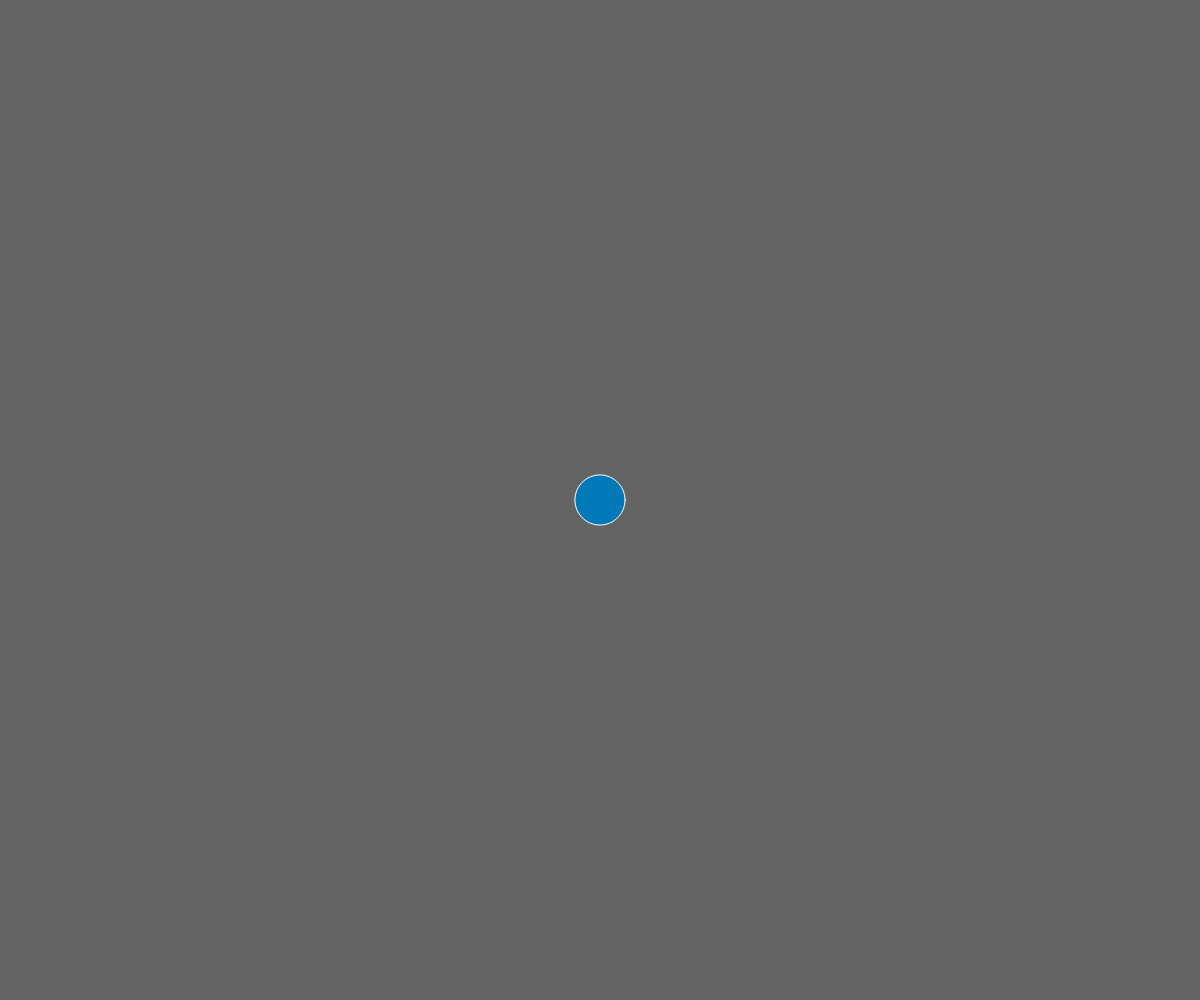
Frame 1 (no input)
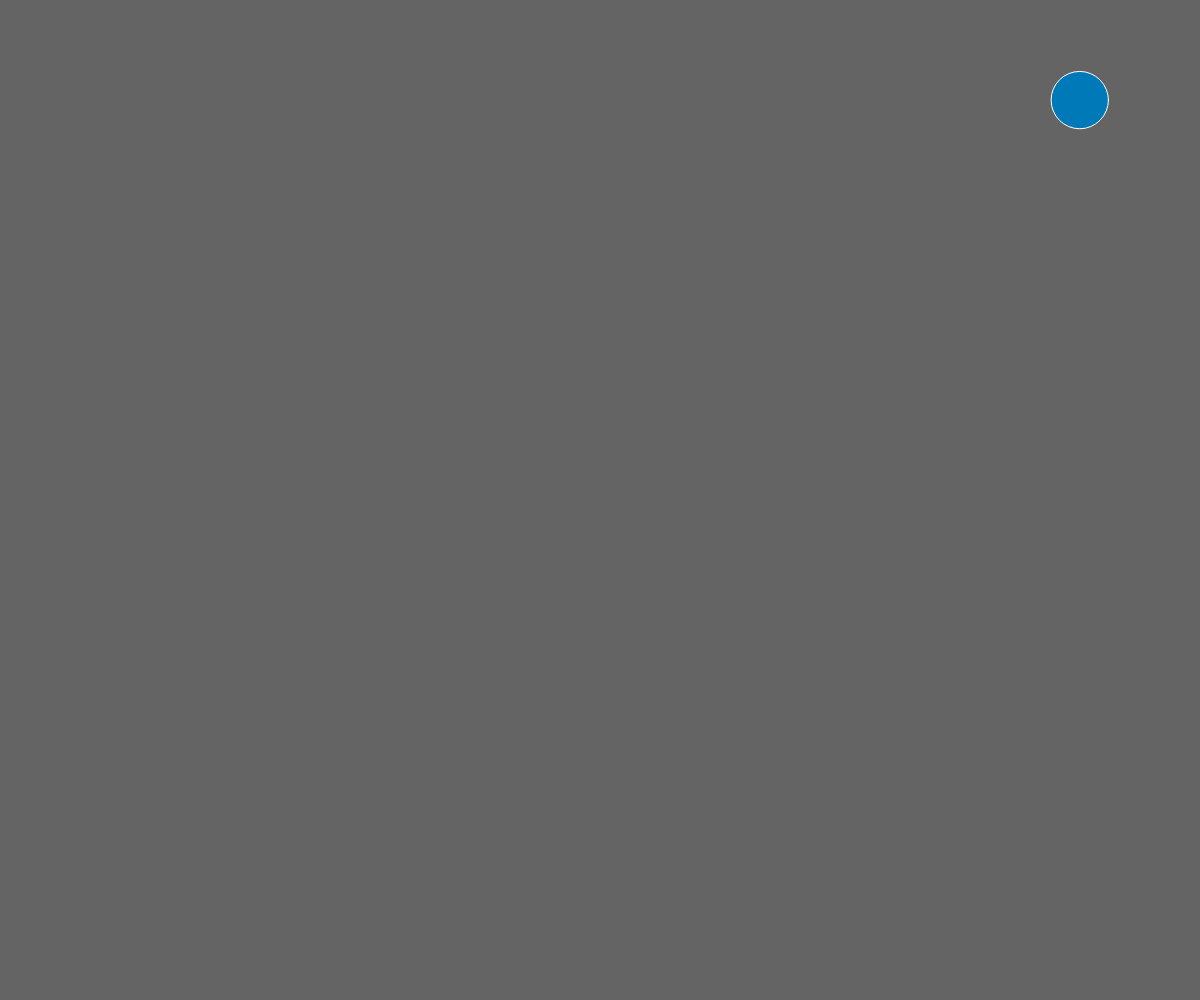
Frame 60 (no input)
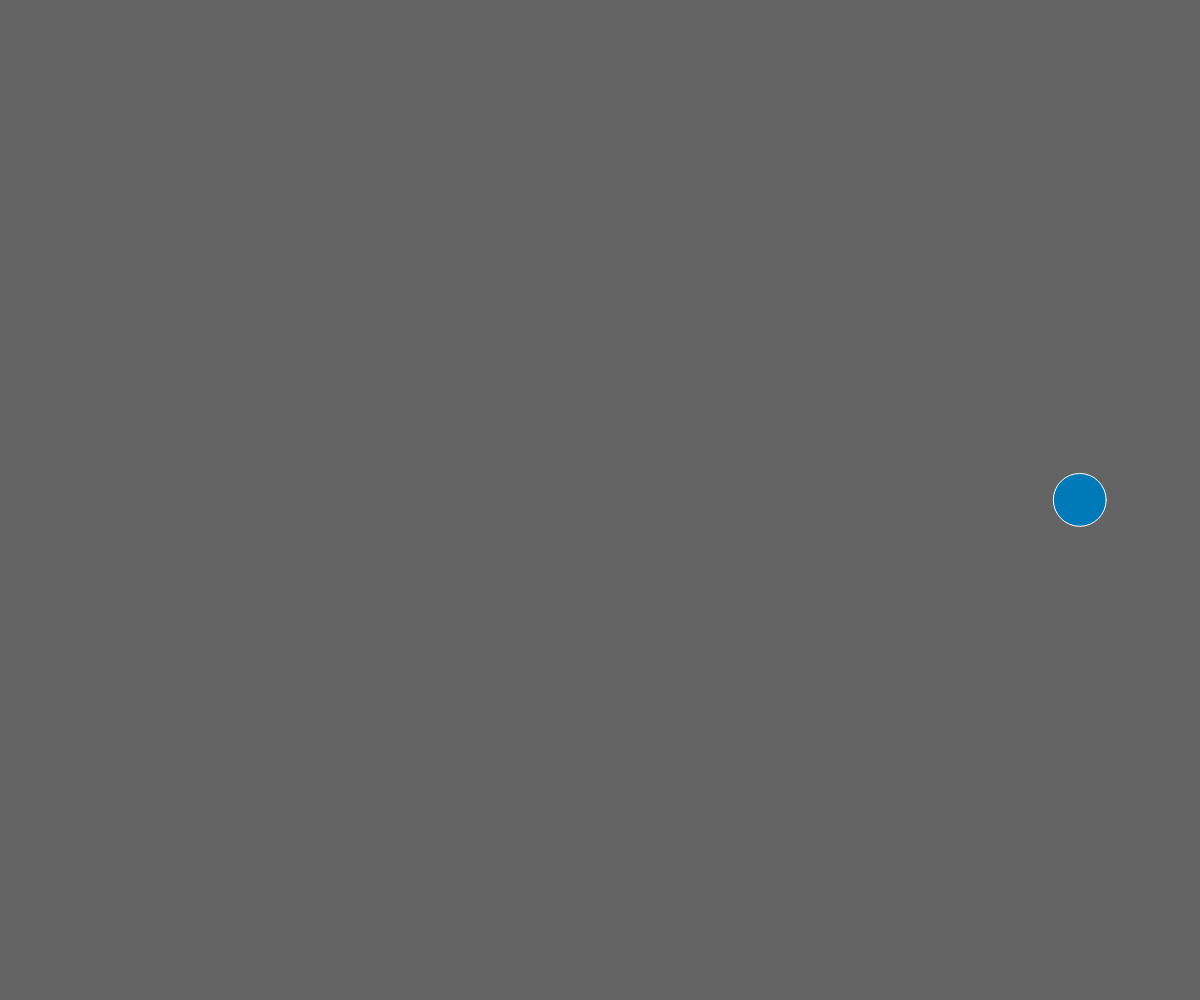
Frame 120 (the mouse pressed at the canvas centre since frame 60)

The p5.js sketch that drew these frames (run headless with seeded random() and noise() and a simulated clock; from frame 60 on, the mouse is pressed at the canvas centre):

// p5.js sketch
// ── sketch.js
var n_calib_rounds = 3;

// Global variables
var radius = 50.0;
var X, Y;
var nX, nY;
var delay = 2; //25
var moveDelay = 12; //120
var calib_counter = 0;
var calib_rounds = 0;
var train = true;

var nx_arr = [];
var ny_arr = [];

// Setup the Processing Canvas
function setup(){
  createCanvas(windowWidth, windowHeight);
  strokeWeight( 1 );
  frameRate( 30 );
  X = width / 2;
  Y = height / 2;
  nX = X;
  nY = Y;

  nx_arr = [width/2, 9*width/10, width/10,9*width/10,width/2,width/10,width/2,width/10,9*width/10];
  ny_arr = [height/10, 9*height/10, height/2,height/10,height/2,9*height/10,9*height/10,height/10,height/2];
  
}

// Main draw loop
function draw(){
  
  // Fill canvas grey
  background( 100 );

  // Set fill-color to blue
  fill( 0, 121, 184 );

  // Set stroke-color white
  stroke(255); 
  
  if (calib_rounds < n_calib_rounds){
    
    radius = radius + sin( frameCount / 4 );

    // Track circle to new destination
    X+=(nX-X)/delay;
    Y+=(nY-Y)/delay;

    // Train here

    // Code stub for training calls

    // Draw circle
    ellipse( X, Y, radius, radius );

    if(frameCount%moveDelay==0){
      nX = nx_arr[calib_counter]; 
      nY = ny_arr[calib_counter]; 
      calib_counter = calib_counter + 1;
      if (calib_counter > 8){
        calib_counter = 0;
        calib_rounds = calib_rounds + 1;
        if (calib_rounds%2==0){
          nx_arr.reverse();
        }
        else{
          ny_arr.reverse();
        }
      }
    }
  
  }
  
  else{
    train = false;
    textSize(100);
    text('Training.....', width/3, height/2);
  }
  
}
